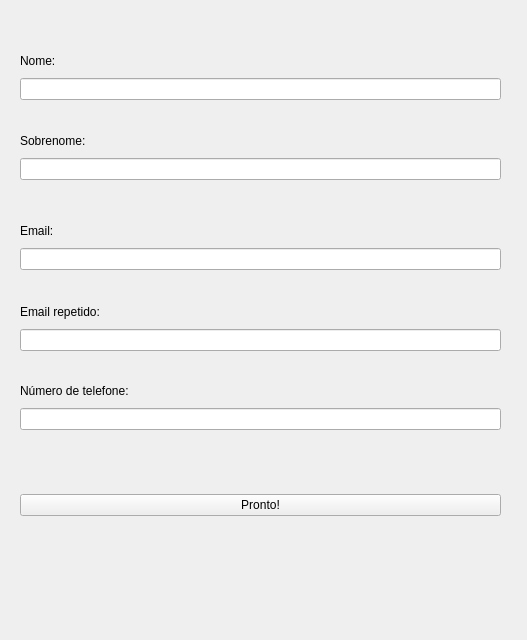
<?xml version="1.0" encoding="UTF-8"?>
<ui version="4.0">
 <class>Form</class>
 <widget class="QWidget" name="Form">
  <property name="geometry">
   <rect>
    <x>0</x>
    <y>0</y>
    <width>527</width>
    <height>640</height>
   </rect>
  </property>
  <property name="windowTitle">
   <string>Form</string>
  </property>
  <widget class="QWidget" name="verticalLayoutWidget">
   <property name="geometry">
    <rect>
     <x>20</x>
     <y>50</y>
     <width>481</width>
     <height>50</height>
    </rect>
   </property>
   <layout class="QVBoxLayout" name="verticalLayout">
    <item>
     <widget class="QLabel" name="nome_label">
      <property name="text">
       <string>Nome:</string>
      </property>
     </widget>
    </item>
    <item>
     <widget class="QLineEdit" name="input_nome"/>
    </item>
   </layout>
  </widget>
  <widget class="QWidget" name="verticalLayoutWidget_2">
   <property name="geometry">
    <rect>
     <x>20</x>
     <y>130</y>
     <width>481</width>
     <height>50</height>
    </rect>
   </property>
   <layout class="QVBoxLayout" name="verticalLayout_2">
    <item>
     <widget class="QLabel" name="sobrenome_label">
      <property name="text">
       <string>Sobrenome:</string>
      </property>
     </widget>
    </item>
    <item>
     <widget class="QLineEdit" name="input_sobrenome"/>
    </item>
   </layout>
  </widget>
  <widget class="QWidget" name="verticalLayoutWidget_3">
   <property name="geometry">
    <rect>
     <x>20</x>
     <y>220</y>
     <width>481</width>
     <height>50</height>
    </rect>
   </property>
   <layout class="QVBoxLayout" name="verticalLayout_3">
    <item>
     <widget class="QLabel" name="sobrenome_label_2">
      <property name="text">
       <string>Email:</string>
      </property>
     </widget>
    </item>
    <item>
     <widget class="QLineEdit" name="input_sobrenome_2"/>
    </item>
   </layout>
  </widget>
  <widget class="QWidget" name="verticalLayoutWidget_4">
   <property name="geometry">
    <rect>
     <x>20</x>
     <y>300</y>
     <width>481</width>
     <height>51</height>
    </rect>
   </property>
   <layout class="QVBoxLayout" name="verticalLayout_4">
    <item>
     <widget class="QLabel" name="sobrenome_label_3">
      <property name="text">
       <string>Email repetido:</string>
      </property>
     </widget>
    </item>
    <item>
     <widget class="QLineEdit" name="input_sobrenome_3"/>
    </item>
   </layout>
  </widget>
  <widget class="QWidget" name="verticalLayoutWidget_5">
   <property name="geometry">
    <rect>
     <x>20</x>
     <y>380</y>
     <width>481</width>
     <height>50</height>
    </rect>
   </property>
   <layout class="QVBoxLayout" name="verticalLayout_5">
    <item>
     <widget class="QLabel" name="nome_label_3">
      <property name="text">
       <string>Número de telefone:</string>
      </property>
     </widget>
    </item>
    <item>
     <widget class="QLineEdit" name="input_nome_3"/>
    </item>
   </layout>
  </widget>
  <widget class="QWidget" name="horizontalLayoutWidget">
   <property name="geometry">
    <rect>
     <x>20</x>
     <y>450</y>
     <width>481</width>
     <height>111</height>
    </rect>
   </property>
   <layout class="QHBoxLayout" name="horizontalLayout">
    <item>
     <widget class="QPushButton" name="pushButton">
      <property name="text">
       <string>Pronto!</string>
      </property>
     </widget>
    </item>
   </layout>
  </widget>
 </widget>
 <resources/>
 <connections/>
</ui>
